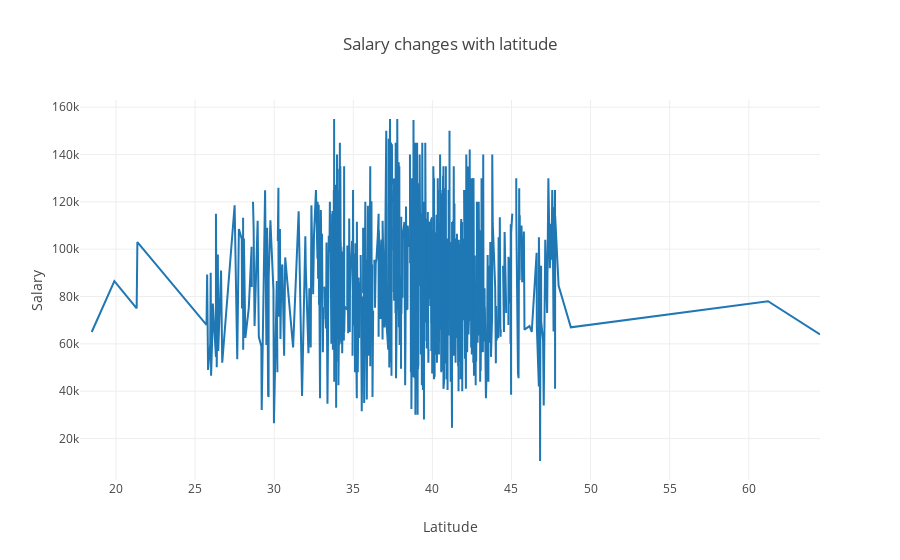

Notebook code for this chart:
### Code cell
figlat = Figure(data = datalat, layout = layoutlat)
pyo.iplot(figlat)
py.plot(figlat, filename = "Salary changes with latitude")

### Figure 1 — Plotly figure (JSON) as saved in the notebook; plotly's stock layout.template omitted (floating-point values rounded to 4 significant figures; data arrays with more than 128 entries replaced by an {"elided": "..."} marker saying what was removed)
{"data": [{"mode": "lines", "name": "Salary changes with latitude", "type": "scatter", "x": {"elided": "1120 float values"}, "y": {"elided": "1120 float values"}}], "layout": {"title": "Salary changes with latitude", "xaxis": {"title": "Latitude"}, "yaxis": {"title": "Salary"}}}
